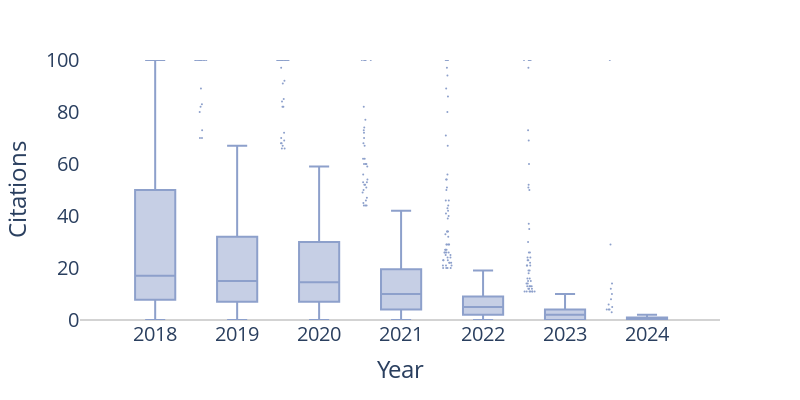

The code cell stored with this chart in its notebook:
### Code cell
import pandas as pd
import plotly.express as px

def plot_citation_boxplot_per_year(df, width=1000, height=600, save_path=None,
                                   axis_title_font_size=14, axis_tick_font_size=10,
                                   y_axis_cap=150, save_scale=3):
    # Ensure 'year' is of type int
    df['year'] = df['year'].astype(int)
    
    # Cap the citation count at y_axis_cap
    df['capped_citation_count'] = df['citation_count'].clip(upper=y_axis_cap)
    
    # Get the first color from the Set2 palette
    set2_color = px.colors.qualitative.Set2[2]
    # set2_color = '#1a80bb'
    # Create the box plot using Plotly Express
    fig = px.box(df, x='year', y='capped_citation_count',
                 labels={'year': 'Year', 'capped_citation_count': 'Citations'},
                 width=width, height=height,
                 color_discrete_sequence=[set2_color])  # Set color to the first Set2 color
    
    # Update the layout for better readability and customization
    fig.update_layout(
        font=dict(size=axis_tick_font_size),
        xaxis=dict(
            title=dict(font=dict(size=axis_title_font_size)),
            tickfont=dict(size=axis_tick_font_size)
        ),
        yaxis=dict(
            title=dict(font=dict(size=axis_title_font_size)),
            tickfont=dict(size=axis_tick_font_size),
            range=[0, y_axis_cap],
            zeroline=True,
            zerolinewidth=2,
            zerolinecolor='lightgray'
        ),
        plot_bgcolor='white',
        showlegend=False
    )
    
    # Customize outlier points
    fig.update_traces(
        boxpoints='outliers',  # Show outliers
        jitter=0.3,  # Add jitter to outlier points
        pointpos=-1.8,  # Offset the outlier points
        marker=dict(size=2, color=set2_color)  # Make outlier points smaller and use Set2 color
    )
    
    # Show the figure
    fig.show()
    
    # Save the figure if a save path is provided
    if save_path:
        fig.write_image(save_path, scale=save_scale)

# Example usage
# Assuming main_df is your DataFrame
plot_citation_boxplot_per_year(
    main_df,
    width=800,
    height=400,
    save_path="figures/general/citation_boxplot_per_year_capped_high_res.png",
    axis_title_font_size=24,
    axis_tick_font_size=20,
    y_axis_cap=100
)

### Figure 1 — Plotly figure (JSON) as saved in the notebook; plotly's stock layout.template omitted (floating-point values rounded to 4 significant figures; data arrays with more than 128 entries replaced by an {"elided": "..."} marker saying what was removed)
{"data": [{"alignmentgroup": "True", "boxpoints": "outliers", "hovertemplate": "Year=%{x}<br>Citations=%{y}<extra></extra>", "jitter": 0.3, "legendgroup": "", "marker": {"color": "rgb(141,160,203)", "size": 2}, "name": "", "notched": false, "offsetgroup": "", "orientation": "v", "pointpos": -1.8, "showlegend": false, "type": "box", "x": {"elided": "2610 int values"}, "x0": " ", "xaxis": "x", "y": {"elided": "2610 int values"}, "y0": " ", "yaxis": "y"}], "layout": {"boxmode": "group", "font": {"size": 20}, "height": 400, "legend": {"tracegroupgap": 0}, "margin": {"t": 60}, "plot_bgcolor": "white", "showlegend": false, "width": 800, "xaxis": {"anchor": "y", "domain": [0, 1], "tickfont": {"size": 20}, "title": {"font": {"size": 24}, "text": "Year"}}, "yaxis": {"anchor": "x", "domain": [0, 1], "range": [0, 100], "tickfont": {"size": 20}, "title": {"font": {"size": 24}, "text": "Citations"}, "zeroline": true, "zerolinecolor": "lightgray", "zerolinewidth": 2}}}
